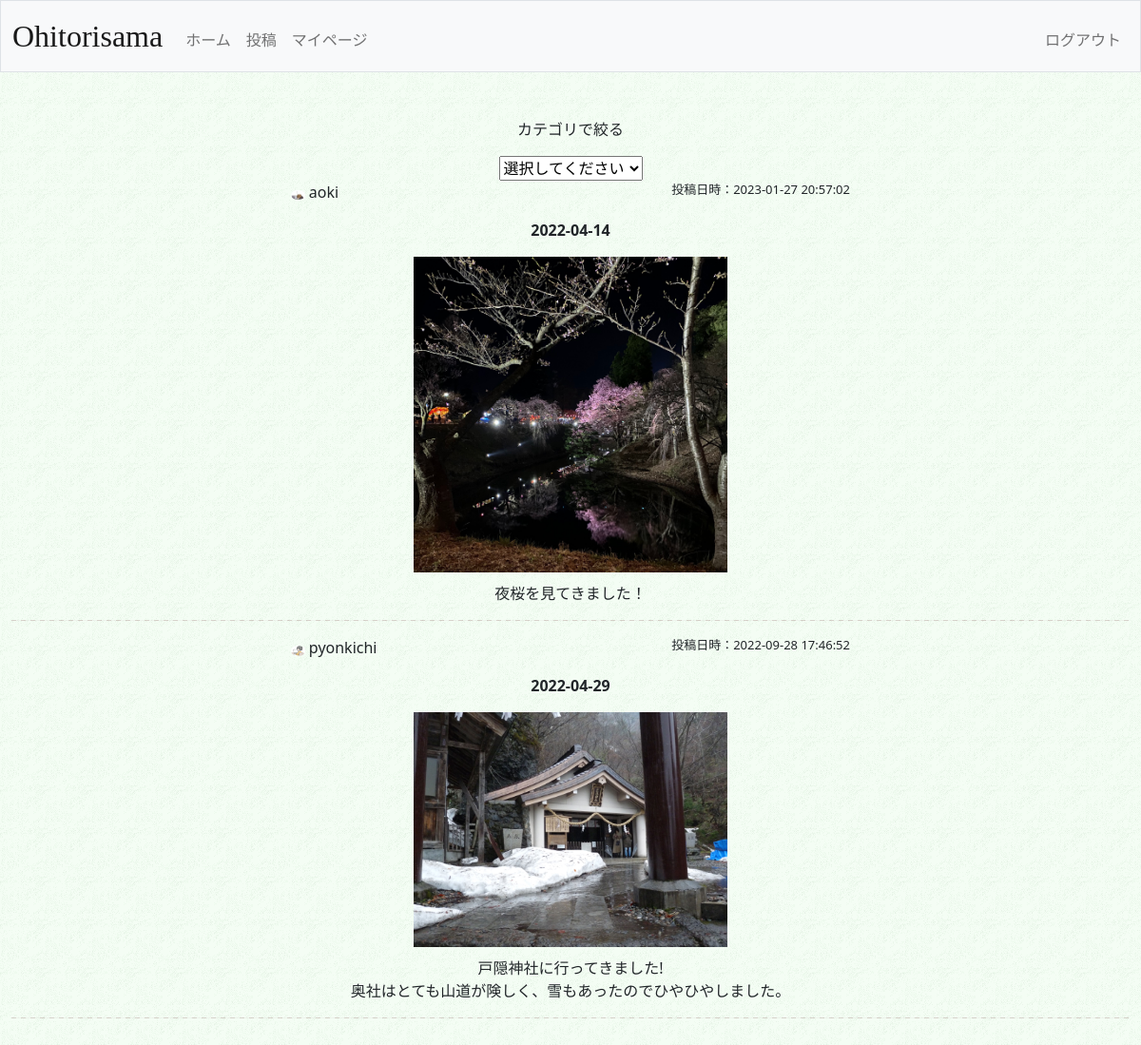
Page /home (signed in) on the committed database.
### tables this page shows
CREATE TABLE 'posts'(
'id' INTEGER PRIMARY KEY AUTOINCREMENT NOT NULL,
'userid' INTEGER NOT NULL,
'go_on' TEXT,
'post_text' TEXT NOT NULL,
'photo_path' TEXT,
'posted_at' TIMESTAMP DEFAULT(datetime('now','localtime')),
'like' INTEGER DEFAULT 0, cate INTEGER NOT NULL DEFAULT 0);

CREATE TABLE 'users'(
'id' INTEGER PRIMARY KEY DEFAULT 0,
'username' TEXT NOT NULL,
'hash' TEXT NOT NULL,
'display_name' TEXT DEFAULT 'unknown',
'icon' TEXT,
'comment' TEXT DEFAULT 'よろしくお願いします',
'created_at' TIMESTAMP DEFAULT(datetime('now','localtime'))
);

### app.py (the view)
@app.route("/home", methods=["GET", "POST"])
def home():
    if request.method == "POST":
        cate = request.form.get('cate')
        con = sqlite3.connect("./ohitori.db")
        db = con.cursor()
        posts = db.execute("SELECT go_on,post_text,photo_path,posted_at,like,users.display_name AS display_name,users.icon AS icon FROM posts JOIN users ON posts.userid = users.id WHERE cate=? ORDER BY posted_at DESC",(cate,)).fetchall()
        con.close()
        return render_template("home.html",post=posts)
    else:
        con = sqlite3.connect("./ohitori.db")
        db = con.cursor()
        posts = db.execute("SELECT go_on,post_text,photo_path,posted_at,like,users.display_name AS display_name,users.icon AS icon FROM posts JOIN users ON posts.userid = users.id ORDER BY posted_at DESC").fetchall()
        print(posts)
        con.close()
        return render_template("home.html",posts=posts)

### app.py (called while the page is built)
@app.after_request
def after_request(response):
    response.headers["Cache-Control"] = "no-cache, no-store, must-revalidate"
    response.headers["Expires"] = 0
    response.headers["Pragma"] = "no-cache"
    return response

### templates/home.html (shortened to what this page needs)
{% extends "layout.html" %}
{% block main %}
    <div>
        <p>カテゴリで絞る</p>
        <select name="cate" id="pulldown">
            <option value="0">選択してください</option>
        </select>
    </div>
    {% for post in posts %}
        <div class="info">
            <div class="user">
                <img src="../upload/iconimg/{{ post[6]}}" class="posticon">
                <p style="display:inline-block">{{ post[5] }}</p>
            </div>
            <div class="posttime">
                <p>投稿日時：{{ post[3] }}</p>
            </div>
        </div>
        <div class="contents">
            {% if post[0] != None %}
                <p class="goon">{{ post[0]}}</p>
            {% endif %}
            {% if post[2] != None %}
                <img src="../upload/postimg/{{ post[2] }}" width="40%" style="margin-bottom: 10px;">
            {% endif %}
            <p>{{ post[1] }}</p>
        </div>
        <hr class="dash">
    {% endfor %}
{% endblock %}

### upload/styles.css (style rules this page uses)
body { background: url("./background.gif") }
p { white-space: pre-wrap; }
.dash { height: 3px; border-width: 0; background-color: #f3ecec; background-image: -webkit-linear-gradient(right, #ddd6d6 5px,#855454 5px); background-image: linear-gradient(-90deg, #ddd6d6 5px,#855454 5px); background-size: 10px 10px; }
.info { display: inline-flex; width: 50%; }
.user { text-align: left; width: 50% }
.user p { vertical-align: middle; }
.posticon { width: 5%; border-radius: 50%; background-position: center center; margin-bottom: 10px; }
.posttime { font-size: small; width: 50%; }
.posttime p { text-align: right; }
.contents { width: 70%; margin: 0 auto; }
.goon { font-weight: bold; }

### rows in the picture
posts: icon (picture), display_name "aoki", posted_at "2023-01-27 20:57:02", go_on "2022-04-14", photo_path (picture), post_text "夜桜を見てきました！"
posts: icon (picture), display_name "pyonkichi", posted_at "2022-09-28 17:46:52", go_on "2022-04-29", photo_path (picture), post_text "戸隠神社に行ってきました! 奥社はとても山道が険しく、雪もあったのでひやひやしました。"
